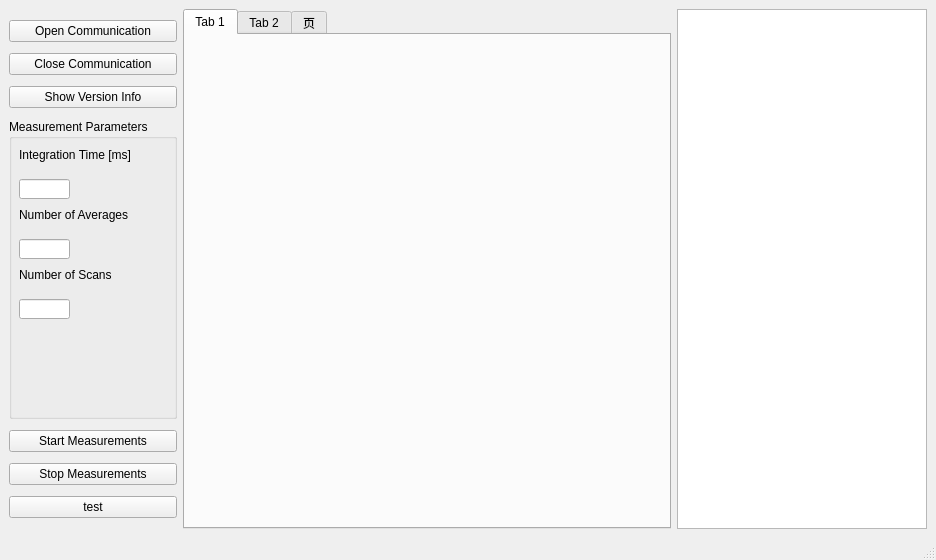
<?xml version="1.0" encoding="UTF-8"?>
<ui version="4.0">
 <class>MainWindow</class>
 <widget class="QMainWindow" name="MainWindow">
  <property name="windowModality">
   <enum>Qt::ApplicationModal</enum>
  </property>
  <property name="enabled">
   <bool>true</bool>
  </property>
  <property name="geometry">
   <rect>
    <x>0</x>
    <y>0</y>
    <width>936</width>
    <height>560</height>
   </rect>
  </property>
  <property name="sizePolicy">
   <sizepolicy hsizetype="Preferred" vsizetype="Preferred">
    <horstretch>0</horstretch>
    <verstretch>0</verstretch>
   </sizepolicy>
  </property>
  <property name="minimumSize">
   <size>
    <width>936</width>
    <height>557</height>
   </size>
  </property>
  <property name="baseSize">
   <size>
    <width>936</width>
    <height>557</height>
   </size>
  </property>
  <property name="windowTitle">
   <string>MainWindow</string>
  </property>
  <property name="tabShape">
   <enum>QTabWidget::Rounded</enum>
  </property>
  <widget class="QWidget" name="centralwidget">
   <layout class="QGridLayout" name="gridLayout_2">
    <item row="1" column="2">
     <widget class="QListWidget" name="listWidget">
      <property name="enabled">
       <bool>true</bool>
      </property>
      <property name="maximumSize">
       <size>
        <width>250</width>
        <height>16777215</height>
       </size>
      </property>
     </widget>
    </item>
    <item row="1" column="1">
     <widget class="QTabWidget" name="tabWidget">
      <property name="currentIndex">
       <number>0</number>
      </property>
      <widget class="QWidget" name="tab">
       <attribute name="title">
        <string>Tab 1</string>
       </attribute>
       <layout class="QGridLayout" name="gridLayout_3">
        <item row="0" column="0">
         <layout class="QGridLayout" name="gridLayout"/>
        </item>
       </layout>
      </widget>
      <widget class="QWidget" name="tab_2">
       <attribute name="title">
        <string>Tab 2</string>
       </attribute>
       <layout class="QGridLayout" name="gridLayout_5">
        <item row="0" column="0">
         <layout class="QGridLayout" name="gridLayout_4"/>
        </item>
       </layout>
      </widget>
      <widget class="QWidget" name="tab_3">
       <attribute name="title">
        <string>页</string>
       </attribute>
       <layout class="QGridLayout" name="gridLayout_7">
        <item row="0" column="0">
         <layout class="QGridLayout" name="gridLayout_6"/>
        </item>
       </layout>
      </widget>
     </widget>
    </item>
    <item row="1" column="0">
     <layout class="QVBoxLayout" name="verticalLayout">
      <property name="spacing">
       <number>0</number>
      </property>
      <property name="sizeConstraint">
       <enum>QLayout::SetMaximumSize</enum>
      </property>
      <item>
       <widget class="QPushButton" name="OpenCommBtn">
        <property name="text">
         <string>Open Communication</string>
        </property>
       </widget>
      </item>
      <item>
       <widget class="QPushButton" name="CloseCommBtn">
        <property name="text">
         <string>Close Communication</string>
        </property>
       </widget>
      </item>
      <item>
       <widget class="QPushButton" name="VersionBtn">
        <property name="text">
         <string>Show Version Info</string>
        </property>
       </widget>
      </item>
      <item>
       <widget class="QGroupBox" name="groupBox">
        <property name="maximumSize">
         <size>
          <width>16777215</width>
          <height>300</height>
         </size>
        </property>
        <property name="title">
         <string>Measurement Parameters</string>
        </property>
        <widget class="QLineEdit" name="IntTimeEdt">
         <property name="geometry">
          <rect>
           <x>10</x>
           <y>60</y>
           <width>51</width>
           <height>20</height>
          </rect>
         </property>
        </widget>
        <widget class="QLineEdit" name="NumAvgEdt">
         <property name="geometry">
          <rect>
           <x>10</x>
           <y>120</y>
           <width>51</width>
           <height>20</height>
          </rect>
         </property>
        </widget>
        <widget class="QLineEdit" name="NumMeasEdt">
         <property name="geometry">
          <rect>
           <x>10</x>
           <y>180</y>
           <width>51</width>
           <height>20</height>
          </rect>
         </property>
        </widget>
        <widget class="QLabel" name="label">
         <property name="geometry">
          <rect>
           <x>10</x>
           <y>20</y>
           <width>141</width>
           <height>31</height>
          </rect>
         </property>
         <property name="text">
          <string>Integration Time [ms]</string>
         </property>
        </widget>
        <widget class="QLabel" name="label_2">
         <property name="geometry">
          <rect>
           <x>10</x>
           <y>85</y>
           <width>311</width>
           <height>21</height>
          </rect>
         </property>
         <property name="text">
          <string>Number of Averages</string>
         </property>
        </widget>
        <widget class="QLabel" name="label_3">
         <property name="geometry">
          <rect>
           <x>10</x>
           <y>145</y>
           <width>311</width>
           <height>21</height>
          </rect>
         </property>
         <property name="text">
          <string>Number of Scans</string>
         </property>
        </widget>
       </widget>
      </item>
      <item>
       <widget class="QPushButton" name="StartMeasBtn">
        <property name="text">
         <string>Start Measurements</string>
        </property>
       </widget>
      </item>
      <item>
       <widget class="QPushButton" name="StopMeasBtn">
        <property name="text">
         <string>Stop Measurements</string>
        </property>
       </widget>
      </item>
      <item>
       <widget class="QPushButton" name="testButton">
        <property name="text">
         <string>test</string>
        </property>
       </widget>
      </item>
     </layout>
    </item>
   </layout>
  </widget>
  <widget class="QMenuBar" name="menubar">
   <property name="geometry">
    <rect>
     <x>0</x>
     <y>0</y>
     <width>936</width>
     <height>22</height>
    </rect>
   </property>
  </widget>
  <widget class="QStatusBar" name="statusbar"/>
 </widget>
 <resources/>
 <connections/>
</ui>
